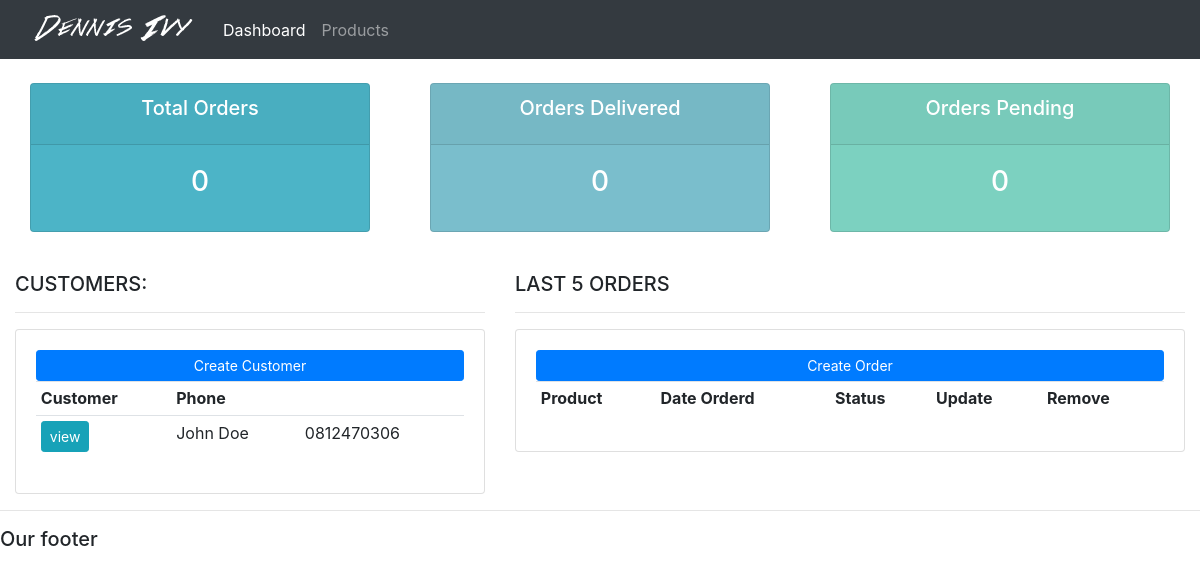
The app's page /, older data.
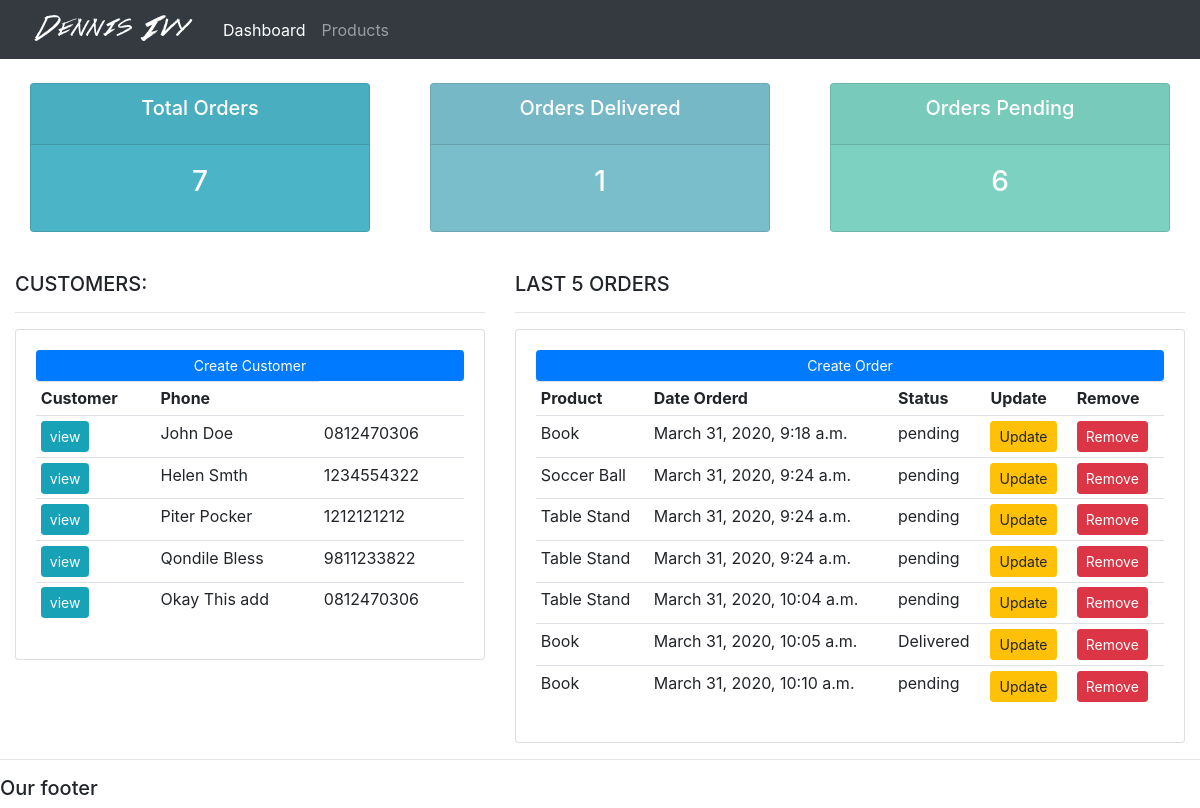
The same page, newer data.
### accounts/models.py (models this page shows, shortened)
class Customer(models.Model):
    name = models.CharField(max_length=200, null=True)
    phone = models.CharField(max_length=200, null=True)
    email = models.CharField(max_length=200, null=True)
    date_created = models.DateTimeField(auto_now_add=True, null=True)

class Order(models.Model):
    STATUS = (
        ('pending', 'Pending'),
        ('Out for deliver', 'Out for deliver'),
        ('Delivered', 'Delivered'),
    )
    customer = models.ForeignKey(
        Customer, null=True, on_delete=models.SET_NULL)
    product = models.ForeignKey(Product, null=True, on_delete=models.SET_NULL)
    status = models.CharField(max_length=200, null=True,  choices=STATUS)
    date_created = models.DateTimeField(auto_now_add=True, null=True)

class Product(models.Model):
    CATEGORY = (
        ('Indoor', 'Indoor'),
        ('Out Door', 'Out Door'),
    )
    name = models.CharField(max_length=200, null=True)
    price = models.FloatField(null=True)
    category = models.CharField(max_length=200, null=True, choices=CATEGORY)
    description = models.CharField(max_length=200, null=True)
    date_created = models.DateTimeField(auto_now_add=True, null=True)
    tags = models.ManyToManyField(Tags)
    def __str__(self):
        return self.name

### accounts/views.py (the view)
# urls.py: path('', views.home, name="home"),
def home(request):
    orders = Order.objects.all()
    customers = Customer.objects.all()
    total_customers = customers.count()
    total_orders = orders.count()
    delivered = orders.filter(status='Delivered').count()
    pending = orders.filter(status='pending').count()
    context = {
        'customers': customers,
        'orders': orders,
        'total_customers': total_customers,
        'total_orders': total_orders,
        'delivered': delivered,
        'pending': pending
    }
    return render(request, 'accounts/dashboard.html', context)

### templates/accounts/dashboard.html
{%  extends 'accounts/main.html' %}
{% block content %}
{%  include 'accounts/status.html' %}
<br>
<div class="row">
	<div class="col-md-5">
		<h5>CUSTOMERS:</h5>
		<hr>
		<div class="card card-body">
			<a class="btn btn-primary  btn-sm btn-block" href="{% url 'create_order' %}">Create Customer</a>
			<table class="table table-sm">
				<tr>
					<th>Customer</th>
					<th>Phone</th>
				</tr>
				{% for customer in customers %}
				<tr>
					<td><a class="btn btn-sm btn-info" href="{% url 'customer' customer.id %}">view</a></td>
					<td>{{customer.name}}</td>
					<td>{{customer.phone}}</td>
				</tr>
				{% endfor %}
			</table>
		</div>
	</div>
	<div class="col-md-7">
		<h5>LAST 5 ORDERS</h5>
		<hr>
		<div class="card card-body">
			<a class="btn btn-primary  btn-sm btn-block" href="{% url 'create_order' %}">Create Order</a>
			<table class="table table-sm">
				<tr>
					<th>Product</th>
					<th>Date Orderd</th>
					<th>Status</th>
					<th>Update</th>
					<th>Remove</th>
				</tr>
				{% for order in orders %}
				<tr>
					<td>{{order.product}}</td>
					<td>{{order.date_created}}</td>
					<td>{{order.status}}</td>
					<td><a class="btn btn-sm btn-warning" href="{% url 'update_order' order.id %}">Update</a></td>
					<td><a class="btn btn-sm btn-danger" href="{% url 'delete_order' order.id %}">Remove</a></td>
				</tr>
				{% endfor %}
			</table>
		</div>
	</div>
</div>
{% endblock %}

Row changes from the older to the newer data that the page shows:
added Customer: name "Helen Smth", phone "1234554322"
added Customer: name "Piter Pocker", phone "1212121212"
added Customer: name "Qondile Bless", phone "9811233822"
added Customer: name "Okay This add", phone "0812470306"
added Order: product "Book", date_created "March 31, 2020, 9:18 a.m.", status "pending"
added Order: product "Soccer Ball", date_created "March 31, 2020, 9:24 a.m.", status "pending"
added Order: product "Table Stand", date_created "March 31, 2020, 9:24 a.m.", status "pending"
added Order: product "Table Stand", date_created "March 31, 2020, 9:24 a.m.", status "pending"
added Order: product "Table Stand", date_created "March 31, 2020, 10:04 a.m.", status "pending"
added Order: product "Book", date_created "March 31, 2020, 10:05 a.m.", status "Delivered"
added Order: product "Book", date_created "March 31, 2020, 10:10 a.m.", status "pending"
Text that changed along with them:
{{ total_orders }}: "0" → "7"
{{ delivered }}: "0" → "1"
{{ pending }}: "0" → "6"
